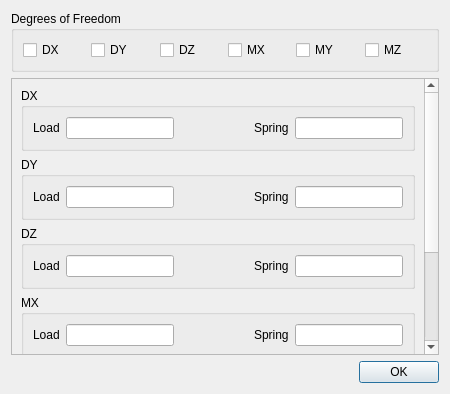
<?xml version="1.0" encoding="UTF-8"?>
<ui version="4.0">
 <class>Dialog</class>
 <widget class="QDialog" name="Dialog">
  <property name="geometry">
   <rect>
    <x>0</x>
    <y>0</y>
    <width>450</width>
    <height>394</height>
   </rect>
  </property>
  <property name="minimumSize">
   <size>
    <width>450</width>
    <height>240</height>
   </size>
  </property>
  <property name="maximumSize">
   <size>
    <width>450</width>
    <height>600</height>
   </size>
  </property>
  <property name="windowTitle">
   <string>Node (x,x,x)</string>
  </property>
  <property name="inputMethodHints">
   <set>Qt::ImhDigitsOnly|Qt::ImhFormattedNumbersOnly</set>
  </property>
  <layout class="QVBoxLayout" name="verticalLayout">
   <item>
    <widget class="QGroupBox" name="groupBox_3">
     <property name="title">
      <string>Degrees of Freedom</string>
     </property>
     <layout class="QHBoxLayout" name="horizontalLayout_4">
      <item>
       <widget class="QCheckBox" name="checkBox">
        <property name="text">
         <string>DX</string>
        </property>
       </widget>
      </item>
      <item>
       <widget class="QCheckBox" name="checkBox_2">
        <property name="text">
         <string>DY</string>
        </property>
       </widget>
      </item>
      <item>
       <widget class="QCheckBox" name="checkBox_3">
        <property name="text">
         <string>DZ</string>
        </property>
       </widget>
      </item>
      <item>
       <widget class="QCheckBox" name="checkBox_4">
        <property name="text">
         <string>MX</string>
        </property>
       </widget>
      </item>
      <item>
       <widget class="QCheckBox" name="checkBox_5">
        <property name="text">
         <string>MY</string>
        </property>
       </widget>
      </item>
      <item>
       <widget class="QCheckBox" name="checkBox_6">
        <property name="text">
         <string>MZ</string>
        </property>
       </widget>
      </item>
     </layout>
    </widget>
   </item>
   <item>
    <widget class="QScrollArea" name="scrollArea">
     <property name="widgetResizable">
      <bool>true</bool>
     </property>
     <widget class="QWidget" name="scrollAreaWidgetContents">
      <property name="geometry">
       <rect>
        <x>0</x>
        <y>0</y>
        <width>405</width>
        <height>429</height>
       </rect>
      </property>
      <layout class="QVBoxLayout" name="verticalLayout_2">
       <item>
        <widget class="QGroupBox" name="groupBox_2">
         <property name="inputMethodHints">
          <set>Qt::ImhDigitsOnly|Qt::ImhFormattedNumbersOnly|Qt::ImhPreferNumbers</set>
         </property>
         <property name="title">
          <string>DX</string>
         </property>
         <layout class="QHBoxLayout" name="horizontalLayout_2">
          <item>
           <widget class="QLabel" name="label_3">
            <property name="text">
             <string>Load</string>
            </property>
           </widget>
          </item>
          <item>
           <widget class="QLineEdit" name="lineEdit_3">
            <property name="sizePolicy">
             <sizepolicy hsizetype="Minimum" vsizetype="Fixed">
              <horstretch>0</horstretch>
              <verstretch>0</verstretch>
             </sizepolicy>
            </property>
            <property name="minimumSize">
             <size>
              <width>100</width>
              <height>0</height>
             </size>
            </property>
            <property name="maximumSize">
             <size>
              <width>200</width>
              <height>16777215</height>
             </size>
            </property>
           </widget>
          </item>
          <item>
           <spacer name="horizontalSpacer_2">
            <property name="orientation">
             <enum>Qt::Horizontal</enum>
            </property>
            <property name="sizeHint" stdset="0">
             <size>
              <width>40</width>
              <height>20</height>
             </size>
            </property>
           </spacer>
          </item>
          <item>
           <widget class="QLabel" name="label_4">
            <property name="text">
             <string>Spring</string>
            </property>
           </widget>
          </item>
          <item>
           <widget class="QLineEdit" name="lineEdit_4">
            <property name="sizePolicy">
             <sizepolicy hsizetype="Minimum" vsizetype="Fixed">
              <horstretch>0</horstretch>
              <verstretch>0</verstretch>
             </sizepolicy>
            </property>
            <property name="minimumSize">
             <size>
              <width>100</width>
              <height>0</height>
             </size>
            </property>
            <property name="maximumSize">
             <size>
              <width>200</width>
              <height>16777215</height>
             </size>
            </property>
           </widget>
          </item>
         </layout>
        </widget>
       </item>
       <item>
        <widget class="QGroupBox" name="groupBox_6">
         <property name="inputMethodHints">
          <set>Qt::ImhDigitsOnly|Qt::ImhFormattedNumbersOnly|Qt::ImhPreferNumbers</set>
         </property>
         <property name="title">
          <string>DY</string>
         </property>
         <layout class="QHBoxLayout" name="horizontalLayout_7">
          <item>
           <widget class="QLabel" name="label_9">
            <property name="text">
             <string>Load</string>
            </property>
           </widget>
          </item>
          <item>
           <widget class="QLineEdit" name="lineEdit_9">
            <property name="sizePolicy">
             <sizepolicy hsizetype="Minimum" vsizetype="Fixed">
              <horstretch>0</horstretch>
              <verstretch>0</verstretch>
             </sizepolicy>
            </property>
            <property name="minimumSize">
             <size>
              <width>100</width>
              <height>0</height>
             </size>
            </property>
            <property name="maximumSize">
             <size>
              <width>200</width>
              <height>16777215</height>
             </size>
            </property>
           </widget>
          </item>
          <item>
           <spacer name="horizontalSpacer_6">
            <property name="orientation">
             <enum>Qt::Horizontal</enum>
            </property>
            <property name="sizeHint" stdset="0">
             <size>
              <width>40</width>
              <height>20</height>
             </size>
            </property>
           </spacer>
          </item>
          <item>
           <widget class="QLabel" name="label_10">
            <property name="text">
             <string>Spring</string>
            </property>
           </widget>
          </item>
          <item>
           <widget class="QLineEdit" name="lineEdit_10">
            <property name="sizePolicy">
             <sizepolicy hsizetype="Minimum" vsizetype="Fixed">
              <horstretch>0</horstretch>
              <verstretch>0</verstretch>
             </sizepolicy>
            </property>
            <property name="minimumSize">
             <size>
              <width>100</width>
              <height>0</height>
             </size>
            </property>
            <property name="maximumSize">
             <size>
              <width>200</width>
              <height>16777215</height>
             </size>
            </property>
           </widget>
          </item>
         </layout>
        </widget>
       </item>
       <item>
        <widget class="QGroupBox" name="groupBox_5">
         <property name="inputMethodHints">
          <set>Qt::ImhDigitsOnly|Qt::ImhFormattedNumbersOnly|Qt::ImhPreferNumbers</set>
         </property>
         <property name="title">
          <string>DZ</string>
         </property>
         <layout class="QHBoxLayout" name="horizontalLayout_6">
          <item>
           <widget class="QLabel" name="label_7">
            <property name="text">
             <string>Load</string>
            </property>
           </widget>
          </item>
          <item>
           <widget class="QLineEdit" name="lineEdit_7">
            <property name="sizePolicy">
             <sizepolicy hsizetype="Minimum" vsizetype="Fixed">
              <horstretch>0</horstretch>
              <verstretch>0</verstretch>
             </sizepolicy>
            </property>
            <property name="minimumSize">
             <size>
              <width>100</width>
              <height>0</height>
             </size>
            </property>
            <property name="maximumSize">
             <size>
              <width>200</width>
              <height>16777215</height>
             </size>
            </property>
           </widget>
          </item>
          <item>
           <spacer name="horizontalSpacer_4">
            <property name="orientation">
             <enum>Qt::Horizontal</enum>
            </property>
            <property name="sizeHint" stdset="0">
             <size>
              <width>40</width>
              <height>20</height>
             </size>
            </property>
           </spacer>
          </item>
          <item>
           <widget class="QLabel" name="label_8">
            <property name="text">
             <string>Spring</string>
            </property>
           </widget>
          </item>
          <item>
           <widget class="QLineEdit" name="lineEdit_8">
            <property name="sizePolicy">
             <sizepolicy hsizetype="Minimum" vsizetype="Fixed">
              <horstretch>0</horstretch>
              <verstretch>0</verstretch>
             </sizepolicy>
            </property>
            <property name="minimumSize">
             <size>
              <width>100</width>
              <height>0</height>
             </size>
            </property>
            <property name="maximumSize">
             <size>
              <width>200</width>
              <height>16777215</height>
             </size>
            </property>
           </widget>
          </item>
         </layout>
        </widget>
       </item>
       <item>
        <widget class="QGroupBox" name="groupBox_4">
         <property name="inputMethodHints">
          <set>Qt::ImhDigitsOnly|Qt::ImhFormattedNumbersOnly|Qt::ImhPreferNumbers</set>
         </property>
         <property name="title">
          <string>MX</string>
         </property>
         <layout class="QHBoxLayout" name="horizontalLayout_5">
          <item>
           <widget class="QLabel" name="label_5">
            <property name="text">
             <string>Load</string>
            </property>
           </widget>
          </item>
          <item>
           <widget class="QLineEdit" name="lineEdit_5">
            <property name="sizePolicy">
             <sizepolicy hsizetype="Minimum" vsizetype="Fixed">
              <horstretch>0</horstretch>
              <verstretch>0</verstretch>
             </sizepolicy>
            </property>
            <property name="minimumSize">
             <size>
              <width>100</width>
              <height>0</height>
             </size>
            </property>
            <property name="maximumSize">
             <size>
              <width>200</width>
              <height>16777215</height>
             </size>
            </property>
           </widget>
          </item>
          <item>
           <spacer name="horizontalSpacer_3">
            <property name="orientation">
             <enum>Qt::Horizontal</enum>
            </property>
            <property name="sizeHint" stdset="0">
             <size>
              <width>40</width>
              <height>20</height>
             </size>
            </property>
           </spacer>
          </item>
          <item>
           <widget class="QLabel" name="label_6">
            <property name="text">
             <string>Spring</string>
            </property>
           </widget>
          </item>
          <item>
           <widget class="QLineEdit" name="lineEdit_6">
            <property name="sizePolicy">
             <sizepolicy hsizetype="Minimum" vsizetype="Fixed">
              <horstretch>0</horstretch>
              <verstretch>0</verstretch>
             </sizepolicy>
            </property>
            <property name="minimumSize">
             <size>
              <width>100</width>
              <height>0</height>
             </size>
            </property>
            <property name="maximumSize">
             <size>
              <width>200</width>
              <height>16777215</height>
             </size>
            </property>
           </widget>
          </item>
         </layout>
        </widget>
       </item>
       <item>
        <widget class="QGroupBox" name="groupBox">
         <property name="inputMethodHints">
          <set>Qt::ImhDigitsOnly|Qt::ImhFormattedNumbersOnly|Qt::ImhPreferNumbers</set>
         </property>
         <property name="title">
          <string>MY</string>
         </property>
         <layout class="QHBoxLayout" name="horizontalLayout">
          <item>
           <widget class="QLabel" name="label">
            <property name="text">
             <string>Load</string>
            </property>
           </widget>
          </item>
          <item>
           <widget class="QLineEdit" name="lineEdit">
            <property name="sizePolicy">
             <sizepolicy hsizetype="Minimum" vsizetype="Fixed">
              <horstretch>0</horstretch>
              <verstretch>0</verstretch>
             </sizepolicy>
            </property>
            <property name="minimumSize">
             <size>
              <width>100</width>
              <height>0</height>
             </size>
            </property>
            <property name="maximumSize">
             <size>
              <width>200</width>
              <height>16777215</height>
             </size>
            </property>
           </widget>
          </item>
          <item>
           <spacer name="horizontalSpacer">
            <property name="orientation">
             <enum>Qt::Horizontal</enum>
            </property>
            <property name="sizeHint" stdset="0">
             <size>
              <width>40</width>
              <height>20</height>
             </size>
            </property>
           </spacer>
          </item>
          <item>
           <widget class="QLabel" name="label_2">
            <property name="text">
             <string>Spring</string>
            </property>
           </widget>
          </item>
          <item>
           <widget class="QLineEdit" name="lineEdit_2">
            <property name="sizePolicy">
             <sizepolicy hsizetype="Minimum" vsizetype="Fixed">
              <horstretch>0</horstretch>
              <verstretch>0</verstretch>
             </sizepolicy>
            </property>
            <property name="minimumSize">
             <size>
              <width>100</width>
              <height>0</height>
             </size>
            </property>
            <property name="maximumSize">
             <size>
              <width>200</width>
              <height>16777215</height>
             </size>
            </property>
           </widget>
          </item>
         </layout>
        </widget>
       </item>
       <item>
        <widget class="QGroupBox" name="groupBox_9">
         <property name="inputMethodHints">
          <set>Qt::ImhDigitsOnly|Qt::ImhFormattedNumbersOnly|Qt::ImhPreferNumbers</set>
         </property>
         <property name="title">
          <string>MZ</string>
         </property>
         <layout class="QHBoxLayout" name="horizontalLayout_10">
          <item>
           <widget class="QLabel" name="label_15">
            <property name="text">
             <string>Load</string>
            </property>
           </widget>
          </item>
          <item>
           <widget class="QLineEdit" name="lineEdit_15">
            <property name="sizePolicy">
             <sizepolicy hsizetype="Minimum" vsizetype="Fixed">
              <horstretch>0</horstretch>
              <verstretch>0</verstretch>
             </sizepolicy>
            </property>
            <property name="minimumSize">
             <size>
              <width>100</width>
              <height>0</height>
             </size>
            </property>
            <property name="maximumSize">
             <size>
              <width>200</width>
              <height>16777215</height>
             </size>
            </property>
           </widget>
          </item>
          <item>
           <spacer name="horizontalSpacer_9">
            <property name="orientation">
             <enum>Qt::Horizontal</enum>
            </property>
            <property name="sizeHint" stdset="0">
             <size>
              <width>40</width>
              <height>20</height>
             </size>
            </property>
           </spacer>
          </item>
          <item>
           <widget class="QLabel" name="label_16">
            <property name="text">
             <string>Spring</string>
            </property>
           </widget>
          </item>
          <item>
           <widget class="QLineEdit" name="lineEdit_16">
            <property name="sizePolicy">
             <sizepolicy hsizetype="Minimum" vsizetype="Fixed">
              <horstretch>0</horstretch>
              <verstretch>0</verstretch>
             </sizepolicy>
            </property>
            <property name="minimumSize">
             <size>
              <width>100</width>
              <height>0</height>
             </size>
            </property>
            <property name="maximumSize">
             <size>
              <width>200</width>
              <height>16777215</height>
             </size>
            </property>
           </widget>
          </item>
         </layout>
        </widget>
       </item>
      </layout>
     </widget>
    </widget>
   </item>
   <item>
    <spacer name="verticalSpacer">
     <property name="orientation">
      <enum>Qt::Vertical</enum>
     </property>
     <property name="sizeType">
      <enum>QSizePolicy::Maximum</enum>
     </property>
     <property name="sizeHint" stdset="0">
      <size>
       <width>20</width>
       <height>20</height>
      </size>
     </property>
    </spacer>
   </item>
   <item>
    <layout class="QHBoxLayout" name="horizontalLayout_3">
     <item>
      <spacer name="horizontalSpacer_5">
       <property name="orientation">
        <enum>Qt::Horizontal</enum>
       </property>
       <property name="sizeHint" stdset="0">
        <size>
         <width>40</width>
         <height>20</height>
        </size>
       </property>
      </spacer>
     </item>
     <item>
      <widget class="QPushButton" name="pushButton">
       <property name="text">
        <string>OK</string>
       </property>
      </widget>
     </item>
    </layout>
   </item>
  </layout>
 </widget>
 <resources/>
 <connections/>
</ui>
